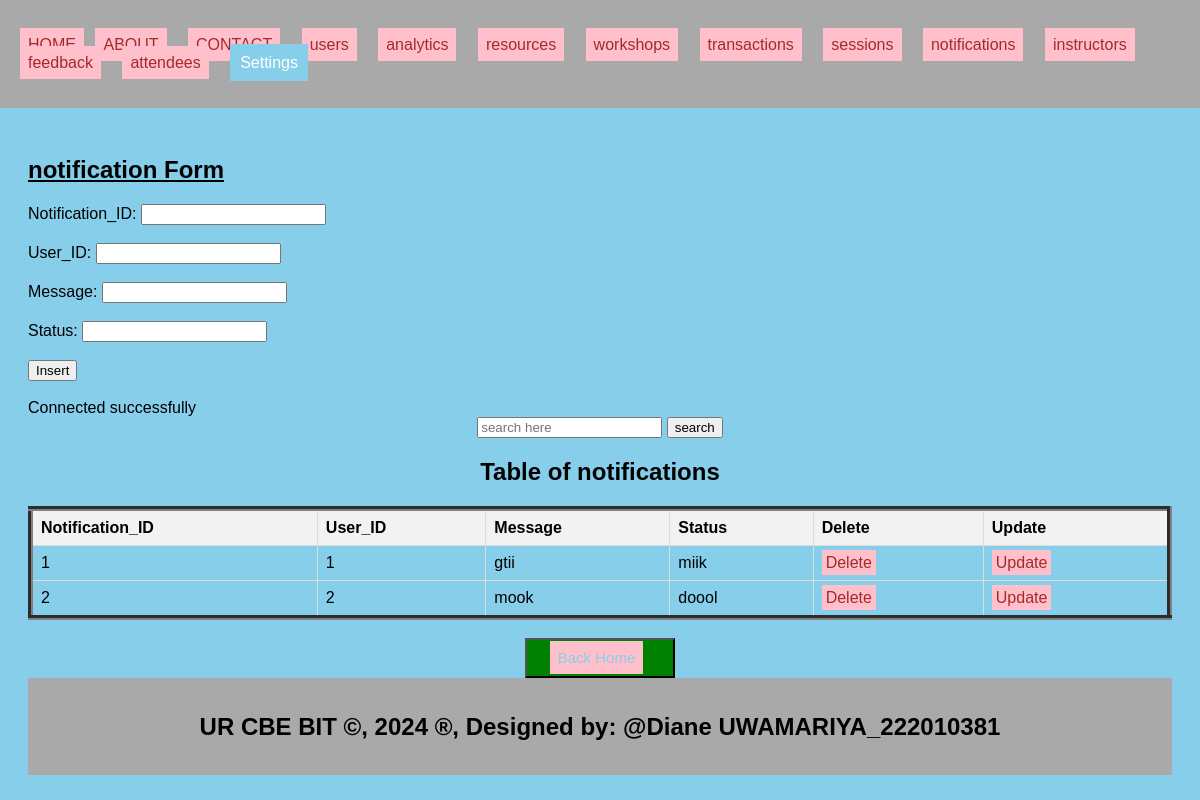
The page /notifications.php on the database its author committed.
### tables this page shows
CREATE TABLE `notifications` (
  `Notification_ID` int(11) NOT NULL,
  `User_ID` int(11) DEFAULT NULL,
  `Message` text DEFAULT NULL,
  `Status` varchar(10) DEFAULT NULL
);

### notifications.php (the view, shortened to what this page needs)
<!DOCTYPE html>
<html lang="en">
<head>
    <link rel="stylesheet" type="text/css" href="style.css">
</head>
<body>
<header>
 <body bgcolor="skyblue">
    <ul style="list-style-type: none; padding: 0;">
        <li style="display: inline;"><a href="./home.html">HOME</a></li>
        <li style="display: inline; margin-right: 10px;"><a href="./about.html">ABOUT</a></li>
        <li style="display: inline; margin-right: 10px;"><a href="./contact.html">CONTACT</a></li>
    <li style="display: inline; margin-right: 10px;"><a href="./users.php">users</a>
  </li>
    <li style="display: inline; margin-right: 10px;"><a href="./analytics.php">analytics</a>
  </li>
    <li style="display: inline; margin-right: 10px;"><a href="./resources.php">resources</a>
  </li>
    <li style="display: inline; margin-right: 10px;"><a href="./workshops.php">workshops</a>
  </li>
    <li style="display: inline; margin-right: 10px;"><a href="./transactions.php">transactions</a>
  </li>
    <li style="display: inline; margin-right: 10px;"><a href="./sessions.php">sessions</a>
    <li style="display: inline; margin-right: 10px;"><a href="./notifications.php">notifications</a>
  </li>
    <li style="display: inline; margin-right: 10px;"><a href="./instructors.php">instructors</a>
  </li>
    <li style="display: inline; margin-right: 10px;"><a href="./feedback.php">feedback</a>
  </li>
    <li style="display: inline; margin-right: 10px;"><a href="./attendees.php">attendees</a>
  </li>
        <li class="dropdown" style="display: inline; margin-right: 10px;">
            <a href="#" style="padding: 10px; color: white; background-color: skyblue; text-decoration: none; margin-right: 15px;">Settings</a>
        </li>
    </ul>
</header>
<section>
    <h1><u>notification Form</u></h1>
    <form method="post">
        <label for="Notification_ID">Notification_ID:</label>
        <input type="number" id="Notification_ID" name="Notification_ID"><br><br>
        <label for="User_ID">User_ID:</label>
        <input type="number" id="User_ID" name="User_ID"><br><br>
        <label for="Message">Message:</label>
        <input type="text" id="Message" name="Message"><br><br>
        <label for="Status">Status:</label>
        <input type="text" id="Status" name="Status"><br><br>
        <input type="submit" name="add" value="Insert"><br><br>
    </form>
<?php
include('db_conn.php');
$sql = "SELECT * FROM notifications";
$result = $connection->query($sql);
?>
<!DOCTYPE html>
<html>
<head>
</head>
<body>
    <center><form action="search_notifications" method="GET"><input type="text" name="query" placeholder="search here">
    <button>search</button></form><h2>Table of notifications</h2></center>
    <table border="5">
        <tr>
            <th>Notification_ID</th>
            <th>User_ID</th>
            <th>Message</th>
            <th>Status</th>
            <th>Delete</th>
            <th>Update</th>
        </tr>
        <?php
        if ($result->num_rows > 0) {
            while ($row = $result->fetch_assoc()) {
                $Notification_ID = $row['Notification_ID'];
                echo "<tr>
                    <td>" . $row['Notification_ID'] . "</td>
                    <td>" . $row['User_ID'] . "</td>
                    <td>" . $row['Message'] . "</td>
                    <td>" . $row['Status'] . "</td>
                   <td><a style='padding:4px' href='delete_notifications.php?Notification_ID=$Notification_ID'>Delete</a></td>
                    <td><a style='padding:4px' href='update_notifications.php?Notification_ID=$Notification_ID'>Update</a></td>
                </tr>";
            }
        } else {
            echo "<tr><td colspan='6'>No data found</td></tr>";
        }
        ?>
    </table>
    <br>
<center>
<button style="background-color: green; width: 150px;height: 40px;" ><a href="home.html" style=" font-size: 15px;color: skyblue;text-decoration: none" >Back Home</a></button>
</center>
</body>
</html>
  <footer>
  <center>
    <b><h2>UR CBE BIT &copy, 2024 &reg, Designed by: @Diane UWAMARIYA_222010381</h2></b>
  </center>
</footer>

### style.css (style rules this page uses)
body { font-family: Arial, sans-serif; margin: 0; padding: 0; }
.dropdown { position: relative; display: inline; margin-right: 10px; }
body { font-family: Arial,sans-serif; margin:0; padding:0; }
header { background-color:darkgray; padding: 20px; }
.dropdown { position: right; display:right; direction:rtl; }
section { padding:28px; border-bottom: 1px solid #ddd; }
footer { text-align: center; padding: 15px; background-color:darkgray; }

### notifications.php (style rules this page uses)
a { padding: 8px; color: white; background-color: pink; text-decoration: none; margin-right: 7px; }
a:link { color: brown; }
table { width: 100%; border-collapse: collapse; }
th, td { border: 1px solid #ddd; padding: 8px; text-align: left; }
th { background-color: #f2f2f2; }

### rows shown on the page
notifications: Notification_ID "1", User_ID "1", Message "gtii", Status "miik"
notifications: Notification_ID "2", User_ID "2", Message "mook", Status "doool"
